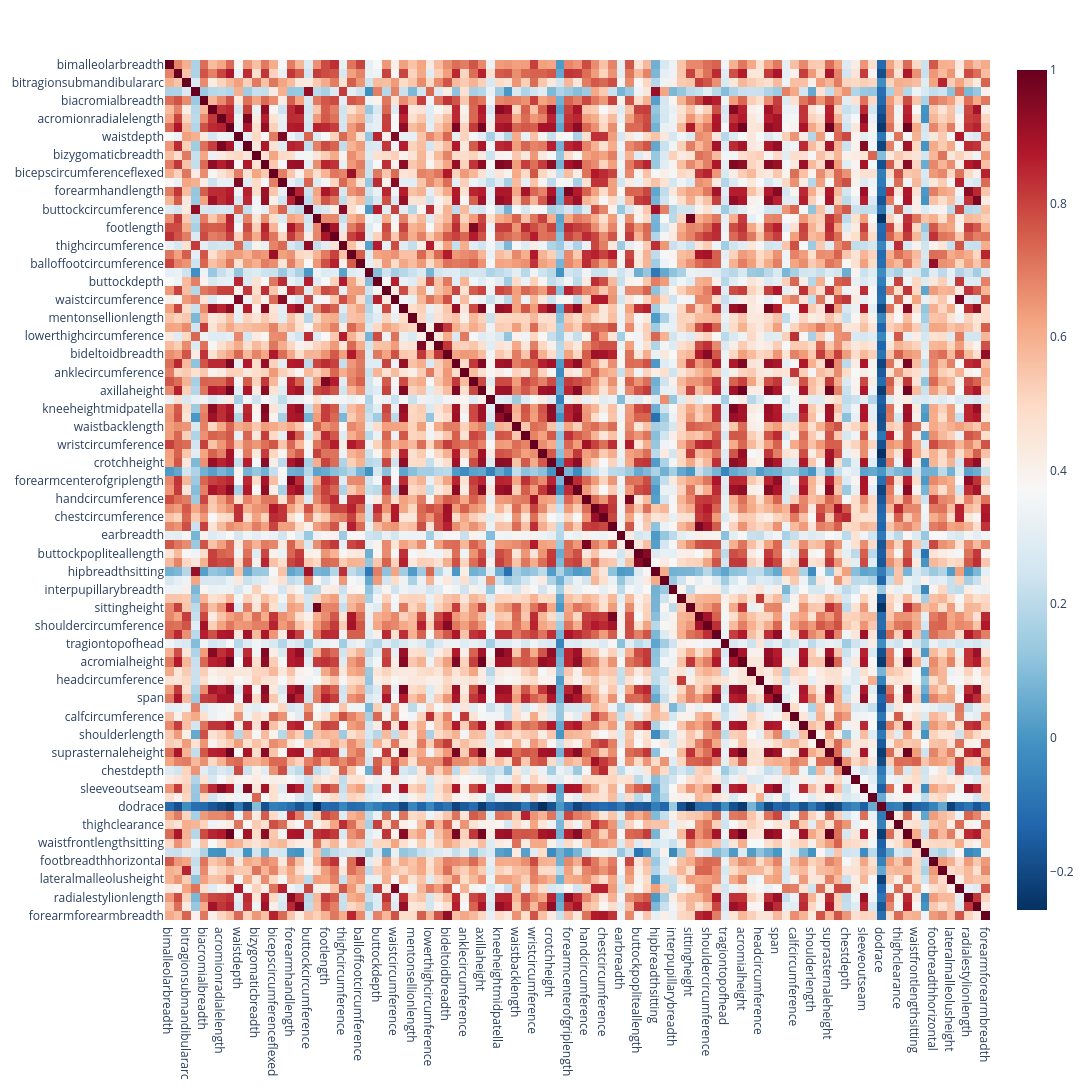

The cell this chart's notebook holds for it:
### Code cell
fig = px.imshow(corr_small,color_continuous_scale="RdBu_r",aspect="auto")

fig.update_layout(width=1400,height=1200)

fig.show()

### Figure 1 — Plotly figure (JSON) as saved in the notebook; plotly's stock layout.template omitted (floating-point values rounded to 4 significant figures; data arrays with more than 128 entries replaced by an {"elided": "..."} marker saying what was removed)
{"data": [{"coloraxis": "coloraxis", "hovertemplate": "x: %{x}<br>y: %{y}<br>color: %{z}<extra></extra>", "name": "0", "type": "heatmap", "x": ["bimalleolarbreadth", "overheadfingertipreachsitting", "bitragionsubmandibulararc", "hipbreadth", "biacromialbreadth", "lateralfemoralepicondyleheight", "acromionradialelength", "stature", "waistdepth", "shoulderelbowlength", "bizygomaticbreadth", "kneeheightsitting", "bicepscircumferenceflexed", "abdominalextensiondepthsitting", "forearmhandlength", "trochanterionheight", "buttockcircumference", "eyeheightsitting", "footlength", "heelanklecircumference", "thighcircumference", "forearmcircumferenceflexed", "balloffootcircumference", "earprotrusion", "buttockdepth", "thumbtipreach", "waistcircumference", "tenthribheight", "mentonsellionlength", "interscyeii", "lowerthighcircumference", "interscyei", "bideltoidbreadth", "chestheight", "anklecircumference", "balloffootlength", "axillaheight", "crotchlengthposterioromphalion", "kneeheightmidpatella", "poplitealheight", "waistbacklength", "handlength", "wristcircumference", "wristheight", "crotchheight", "age", "forearmcenterofgriplength", "waistheightomphalion", "handcircumference", "weightkg", "chestcircumference", "neckcircumferencebase", "earbreadth", "handbreadth", "buttockpopliteallength", "buttockkneelength", "hipbreadthsitting", "crotchlengthomphalion", "interpupillarybreadth", "headlength", "sittingheight", "neckcircumference", "shouldercircumference", "sleevelengthspinewrist", "tragiontopofhead", "tibialheight", "acromialheight", "heelbreadth", "headcircumference", "iliocristaleheight", "span", "bicristalbreadth", "calfcircumference", "functionalleglength", "shoulderlength", "chestbreadth", "suprasternaleheight", "verticaltrunkcircumferenceusa", "chestdepth", "earlength", "sleeveoutseam", "headbreadth", "dodrace", "palmlength", "thighclearance", "cervicaleheight", "waistfrontlengthsitting", "elbowrestheight", "footbreadthhorizontal", "bitragionchinarc", "lateralmalleolusheight", "waistbreadth", "radialestylionlength", "buttockheight", "forearmforearmbreadth"], "xaxis": "x", "y": ["bimalleolarbreadth", "overheadfingertipreachsitting", "bitragionsubmandibulararc", "hipbreadth", "biacromialbreadth", "lateralfemoralepicondyleheight", "acromionradialelength", "stature", "waistdepth", "shoulderelbowlength", "bizygomaticbreadth", "kneeheightsitting", "bicepscircumferenceflexed", "abdominalextensiondepthsitting", "forearmhandlength", "trochanterionheight", "buttockcircumference", "eyeheightsitting", "footlength", "heelanklecircumference", "thighcircumference", "forearmcircumferenceflexed", "balloffootcircumference", "earprotrusion", "buttockdepth", "thumbtipreach", "waistcircumference", "tenthribheight", "mentonsellionlength", "interscyeii", "lowerthighcircumference", "interscyei", "bideltoidbreadth", "chestheight", "anklecircumference", "balloffootlength", "axillaheight", "crotchlengthposterioromphalion", "kneeheightmidpatella", "poplitealheight", "waistbacklength", "handlength", "wristcircumference", "wristheight", "crotchheight", "age", "forearmcenterofgriplength", "waistheightomphalion", "handcircumference", "weightkg", "chestcircumference", "neckcircumferencebase", "earbreadth", "handbreadth", "buttockpopliteallength", "buttockkneelength", "hipbreadthsitting", "crotchlengthomphalion", "interpupillarybreadth", "headlength", "sittingheight", "neckcircumference", "shouldercircumference", "sleevelengthspinewrist", "tragiontopofhead", "tibialheight", "acromialheight", "heelbreadth", "headcircumference", "iliocristaleheight", "span", "bicristalbreadth", "calfcircumference", "functionalleglength", "shoulderlength", "chestbreadth", "suprasternaleheight", "verticaltrunkcircumferenceusa", "chestdepth", "earlength", "sleeveoutseam", "headbreadth", "dodrace", "palmlength", "thighclearance", "cervicaleheight", "waistfrontlengthsitting", "elbowrestheight", "footbreadthhorizontal", "bitragionchinarc", "lateralmalleolusheight", "waistbreadth", "radialestylionlength", "buttockheight", "forearmforearmbreadth"], "yaxis": "y", "z": {"elided": "95x95 float values"}}], "layout": {"coloraxis": {"colorscale": [[0, "rgb(5,48,97)"], [0.1, "rgb(33,102,172)"], [0.2, "rgb(67,147,195)"], [0.3, "rgb(146,197,222)"], [0.4, "rgb(209,229,240)"], [0.5, "rgb(247,247,247)"], [0.6, "rgb(253,219,199)"], [0.7, "rgb(244,165,130)"], [0.8, "rgb(214,96,77)"], [0.9, "rgb(178,24,43)"], [1, "rgb(103,0,31)"]]}, "height": 1200, "margin": {"t": 60}, "width": 1400, "xaxis": {"anchor": "y", "domain": [0, 1]}, "yaxis": {"anchor": "x", "autorange": "reversed", "domain": [0, 1]}}}
